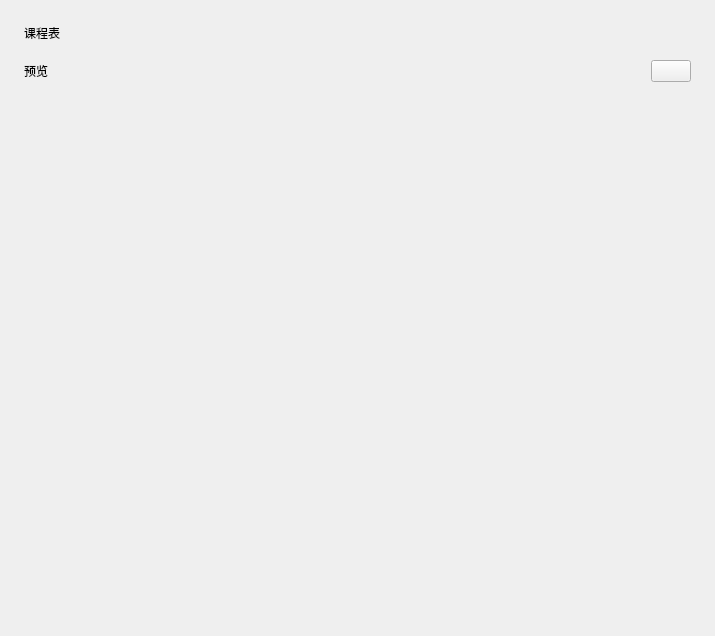
<?xml version="1.0" encoding="UTF-8"?>
<ui version="4.0">
 <class>Form</class>
 <widget class="QWidget" name="Form">
  <property name="geometry">
   <rect>
    <x>0</x>
    <y>0</y>
    <width>715</width>
    <height>636</height>
   </rect>
  </property>
  <property name="windowTitle">
   <string>Form</string>
  </property>
  <layout class="QVBoxLayout" name="verticalLayout_2">
   <property name="spacing">
    <number>18</number>
   </property>
   <property name="leftMargin">
    <number>24</number>
   </property>
   <property name="topMargin">
    <number>24</number>
   </property>
   <property name="rightMargin">
    <number>24</number>
   </property>
   <property name="bottomMargin">
    <number>24</number>
   </property>
   <item>
    <widget class="TitleLabel" name="TitleLabel">
     <property name="text">
      <string>课程表</string>
     </property>
    <property name="wordWrap"><bool>true</bool></property></widget>
   </item>
   <item>
    <layout class="QHBoxLayout" name="horizontalLayout_5">
     <item>
      <widget class="SubtitleLabel" name="subtitle_file">
       <property name="sizePolicy">
        <sizepolicy hsizetype="Expanding" vsizetype="Preferred">
         <horstretch>0</horstretch>
         <verstretch>0</verstretch>
        </sizepolicy>
       </property>
       <property name="text">
        <string>预览</string>
       </property>
      <property name="wordWrap"><bool>true</bool></property></widget>
     </item>
     <item>
      <widget class="ComboBox" name="pre_week_type_combo" />
     </item>
    </layout>
   </item>
   <item>
    <widget class="TableWidget" name="schedule_view">
     <property name="sizePolicy">
      <sizepolicy hsizetype="Expanding" vsizetype="MinimumExpanding">
       <horstretch>0</horstretch>
       <verstretch>0</verstretch>
      </sizepolicy>
     </property>
     <property name="styleSheet">
      <string notr="true">QTableView {
    background: transparent;
    outline: none;
    border: none;
    /* font: 13px 'Segoe UI', 'Microsoft YaHei'; */
    selection-background-color: transparent;
    alternate-background-color: transparent;
}

QTableView[isBorderVisible=true] {
    border: none;
}

QTableView::item {
    background: transparent;
    border: 0px;
    padding-left: 16px;
    padding-right: 16px;
    height: 35px;
}


QTableView::indicator {
    width: 18px;
    height: 18px;
    border-radius: 5px;
    border: none;
    background-color: transparent;
}


QHeaderView {
    background-color: transparent;
}

QHeaderView::section {
    background-color: transparent;
    color: rgb(96, 96, 96);
    padding-left: 5px;
    padding-right: 5px;
    border: 1px solid rgba(0, 0, 0, 15);
    font: 13px 'Segoe UI', 'Microsoft YaHei', 'PingFang SC';
}

QHeaderView::section:horizontal {
    border-left: none;
    height: 33px;
}

QTableView[isBorderVisible=true] QHeaderView::section:horizontal {
    border-top: none;
}

QHeaderView::section:horizontal:last {
    border-right: none;
}

QHeaderView::section:vertical {
    border-top: none;
}

QHeaderView::section:checked {
    background-color: transparent;
}

QHeaderView::down-arrow {
    subcontrol-origin: padding;
    subcontrol-position: center right;
    margin-right: 6px;
    image: url(:/qfluentwidgets/images/table_view/Down_black.svg);
}

QHeaderView::up-arrow {
    subcontrol-origin: padding;
    subcontrol-position: center right;
    margin-right: 6px;
    image: url(:/qfluentwidgets/images/table_view/Up_black.svg);
}

QTableCornerButton::section {
    background-color: transparent;
    border: 1px solid rgba(0, 0, 0, 15);
}

QTableCornerButton::section:pressed {
    background-color: rgba(0, 0, 0, 12);
}</string>
     </property>
     <property name="sizeAdjustPolicy">
      <enum>QAbstractScrollArea::AdjustToContents</enum>
     </property>
     <property name="editTriggers">
      <set>QAbstractItemView::NoEditTriggers</set>
     </property>
     <property name="selectionMode">
      <enum>QAbstractItemView::SingleSelection</enum>
     </property>
     <property name="selectionBehavior">
      <enum>QAbstractItemView::SelectItems</enum>
     </property>
     <property name="textElideMode">
      <enum>Qt::ElideMiddle</enum>
     </property>
     <property name="wordWrap">
      <bool>false</bool>
     </property>
     <attribute name="verticalHeaderMinimumSectionSize">
      <number>50</number>
     </attribute>
     <attribute name="verticalHeaderDefaultSectionSize">
      <number>50</number>
     </attribute>
    </widget>
   </item>
   <item>
    <spacer name="verticalSpacer">
     <property name="orientation">
      <enum>Qt::Vertical</enum>
     </property>
     <property name="sizeHint" stdset="0">
      <size>
       <width>20</width>
       <height>40</height>
      </size>
     </property>
    </spacer>
   </item>
  </layout>
 </widget>
 <customwidgets>
  <customwidget>
   <class>ComboBox</class>
   <extends>QPushButton</extends>
   <header>qfluentwidgets</header>
  </customwidget>
  <customwidget>
   <class>SubtitleLabel</class>
   <extends>QLabel</extends>
   <header>qfluentwidgets</header>
  </customwidget>
  <customwidget>
   <class>TitleLabel</class>
   <extends>QLabel</extends>
   <header>qfluentwidgets</header>
  </customwidget>
  <customwidget>
   <class>TableWidget</class>
   <extends>QTableWidget</extends>
   <header>qfluentwidgets</header>
  </customwidget>
 </customwidgets>
 <resources />
 <connections />
</ui>
